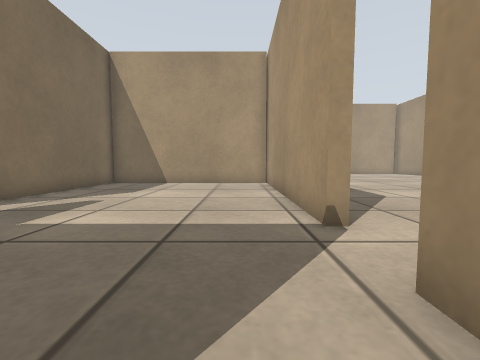
View 1 (above)

22 first-person views from a walk through a world built for the Gazebo simulator. The camera is 0.5 m above the floor, tilts 4° down and sees 90° across. The floor is counted in squares, 0.5 m on a side. Each view is taken from the middle of a square. On the plan, view 1 faces up. The plan holds only what a view shows up to about 10 squares ahead; the rest is blank. The place goes on beyond the plan.

View 2
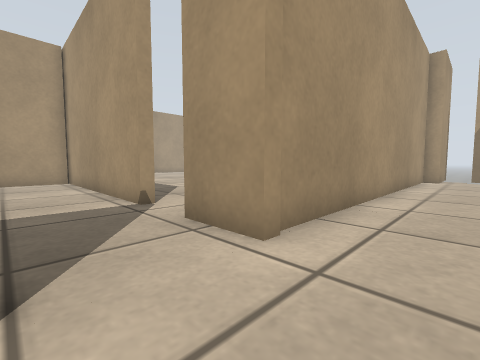

View 3
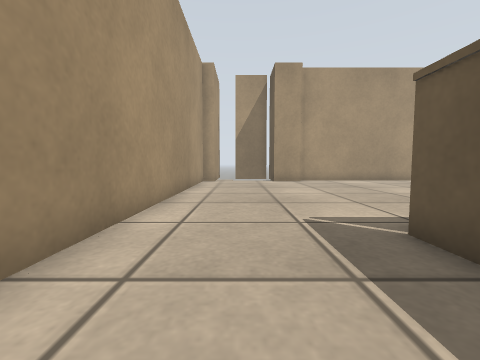

View 4
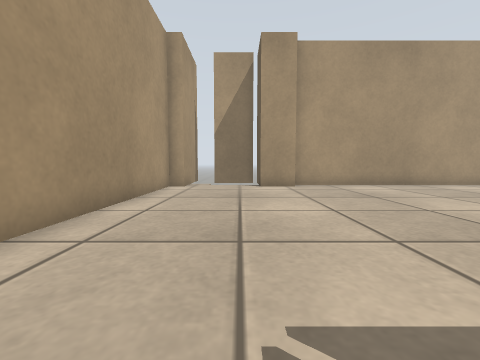

View 5
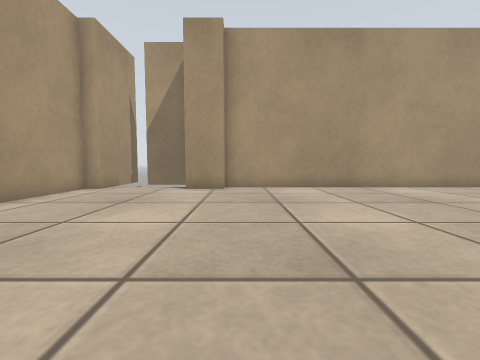

View 6
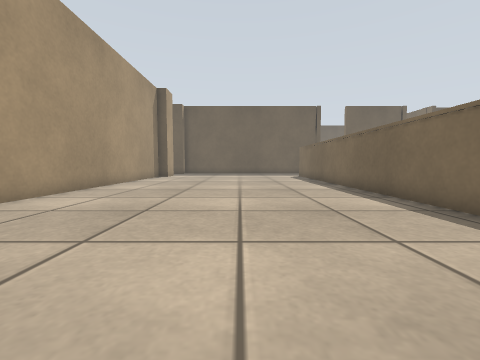

View 7
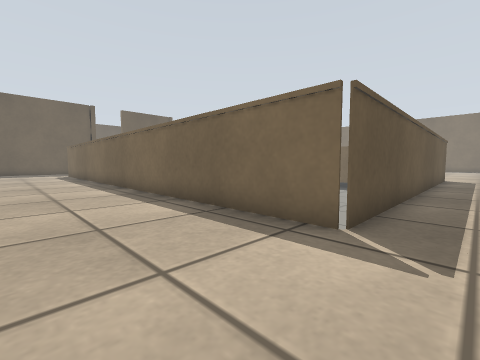

View 8
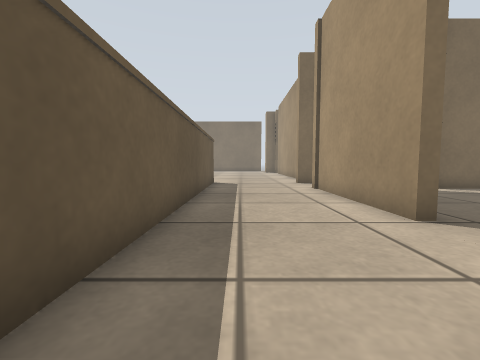

View 9
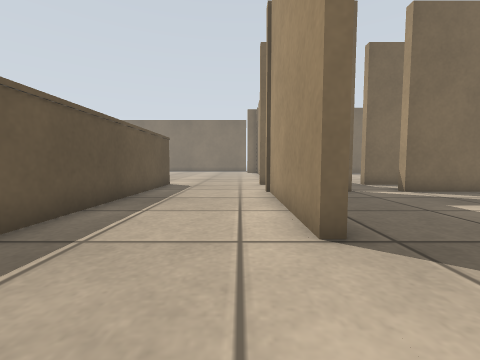

View 10
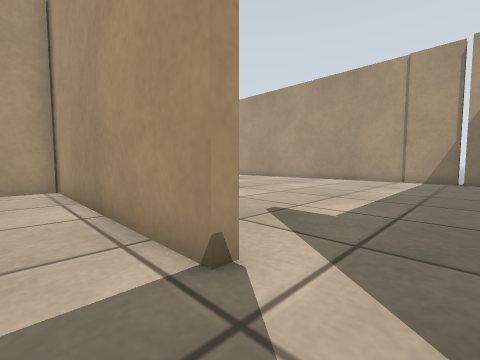

View 11
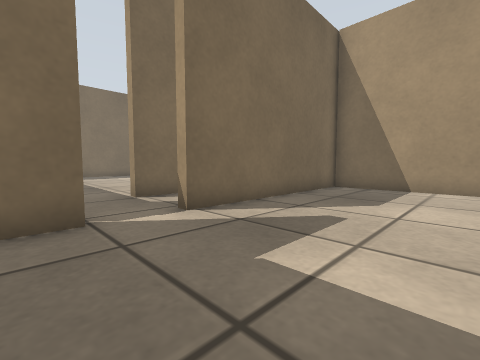

View 12
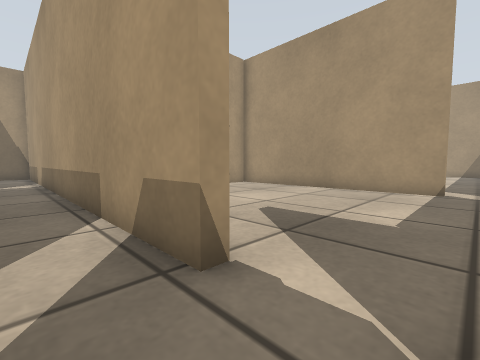

View 13
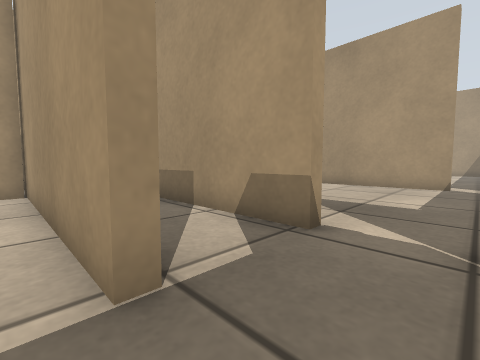

View 14
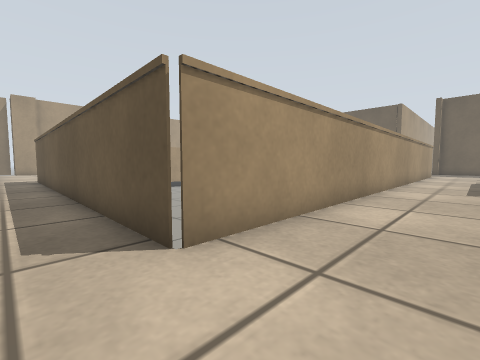

View 15
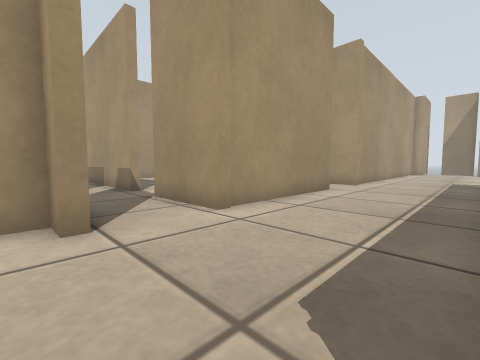

View 16
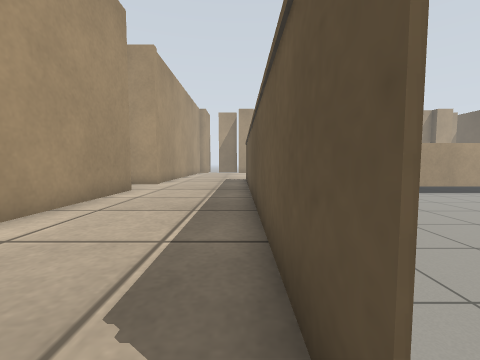

View 17
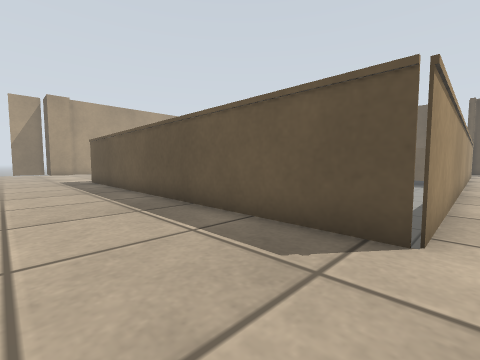

View 18
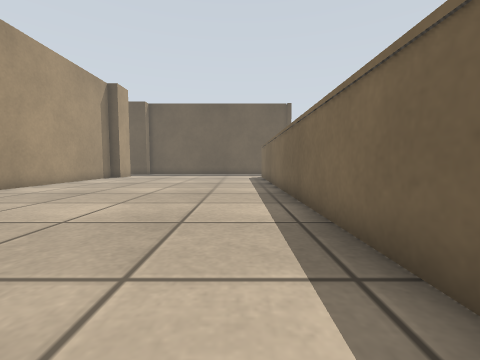

View 19
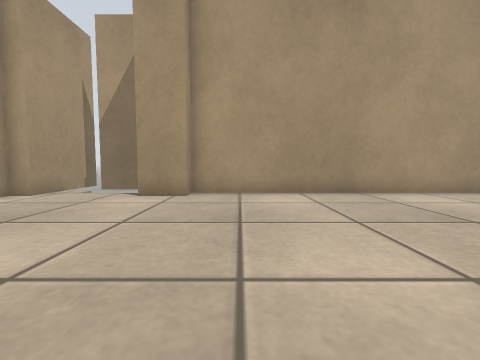

View 20
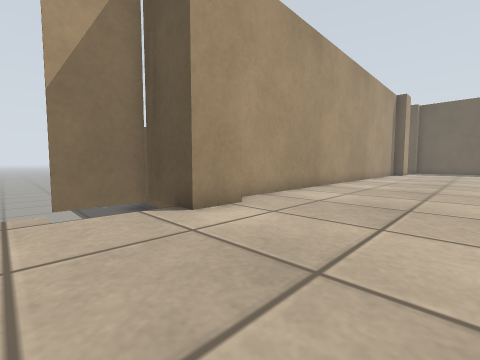

View 21
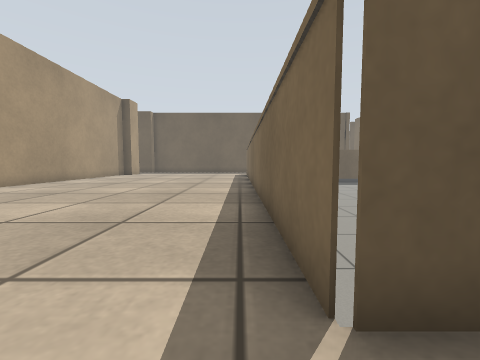

View 22
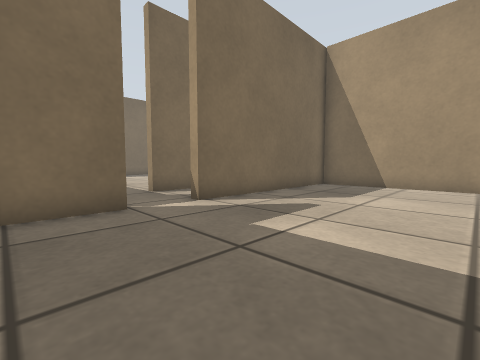

### Floor plan
Points are (right, up) in squares from view 1. A wall is a line through its corners. A room is listed if a view was taken in it or the views show most of it. See-through windows are left out.
Room 1 (views 1, 2, 3, 4, 5, 6, 7, 8, 9, 12, 18, 19, 20, 21)
walls: (-1.1, 0.5) (-1.1, 0) (-6.7, 0) (-6.7, 3); (17.2, -0.6) (14.3, -0.6) (14.3, 0) (1.4, 0); (15, -17.2) (15, -5.4) (14.3, -5.4) (14.3, -3.9) (16.5, -3.9); (-6.4, 4.8) (-6.7, 4.8) (-6.7, 16.1); (-9, 0) (-9.6, 0); (-9.1, 6.4) (-9.1, 4.8) (-9.6, 4.8)
low walls: (-9.6, -4.4) (4.4, -4.4) (4.4, -17)
ways out: opening at (-6.5, 4) to room 2; opening at (-0.5, 0) to room 2; opening at (-9, 3.5) to room 3; opening at (-9, -2) to room 4
Room 2 (views 10, 11, 22)
walls: (-6.4, 3) (-6.4, 0.9); (1.4, 3.7) (1.4, 12.6); (1.4, 0) (1.4, 1.9); (1.4, 12) (-6.4, 12) (-6.4, 4.8)
ways out: opening at (-6.5, 4) to room 1; opening at (-0.5, 0) to room 1; opening at (1.5, 2.5)
Room 3 (view 13)
walls: (-9.6, 4.8) (-9.6, 13.1); (-9.5, 12) (-10.1, 12)
ways out: opening at (-9, 3.5) to room 1
Room 4 (views 14, 15, 16, 17)
walls: (-9.6, 0) (-9.6, 0.7) (-10.1, 0.7)
low walls: (-9.6, -14.9) (-9.6, -4.4)
ways out: opening at (-9, -2) to room 1

Where each view was taken, in squares from view 1:
view 1: 0 up, 0 right, facing up
view 2: 2 down, 1 left, facing up-right
view 3: 2 down, 1 right, facing right
view 4: 3 down, 4 right, facing right
view 5: 6 down, 5 right, facing right
view 6: 6 down, 9 right, facing down
view 7: 3 down, 8 right, facing down-left
view 8: 3 down, 3 right, facing left
view 9: 1 down, 2 right, facing left
view 10: 2 up, 0 right, facing up-right
view 11: 2 up, 2 left, facing up-left
view 12: 3 up, 8 left, facing up-right
view 13: 3 up, 10 left, facing up-right
view 14: 3 down, 12 left, facing down-right
view 15: 4 down, 10 left, facing up-right
view 16: 4 down, 10 left, facing right
view 17: 1 down, 10 left, facing down-right
view 18: 7 down, 6 right, facing down
view 19: 7 down, 7 right, facing right
view 20: 1 down, 10 right, facing down-right
view 21: 3 down, 5 right, facing down
view 22: 1 up, 1 left, facing up-left
